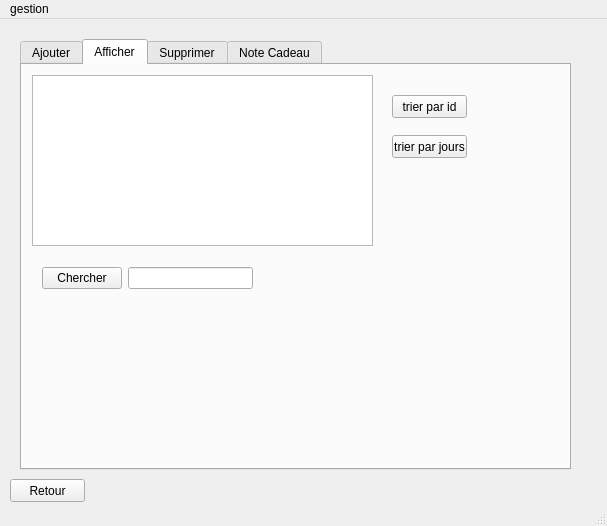
<?xml version="1.0" encoding="UTF-8"?>
<ui version="4.0">
 <class>CadeauWindow</class>
 <widget class="QMainWindow" name="CadeauWindow">
  <property name="geometry">
   <rect>
    <x>0</x>
    <y>0</y>
    <width>607</width>
    <height>526</height>
   </rect>
  </property>
  <property name="windowTitle">
   <string>Gestion Cadeau</string>
  </property>
  <widget class="QWidget" name="centralwidget">
   <widget class="QTabWidget" name="tabWidget">
    <property name="geometry">
     <rect>
      <x>20</x>
      <y>20</y>
      <width>551</width>
      <height>431</height>
     </rect>
    </property>
    <property name="currentIndex">
     <number>1</number>
    </property>
    <widget class="QWidget" name="tab">
     <attribute name="title">
      <string>Ajouter</string>
     </attribute>
     <widget class="QLabel" name="label">
      <property name="geometry">
       <rect>
        <x>20</x>
        <y>30</y>
        <width>181</width>
        <height>16</height>
       </rect>
      </property>
      <property name="styleSheet">
       <string notr="true">selection-color: rgb(255, 255, 255);</string>
      </property>
      <property name="text">
       <string>&lt;html&gt;&lt;head/&gt;&lt;body&gt;&lt;p&gt;&lt;span style=&quot; color:#0055ff;&quot;&gt;Identifiant&lt;/span&gt;&lt;/p&gt;&lt;/body&gt;&lt;/html&gt;</string>
      </property>
     </widget>
     <widget class="QLabel" name="label_2">
      <property name="geometry">
       <rect>
        <x>20</x>
        <y>70</y>
        <width>71</width>
        <height>16</height>
       </rect>
      </property>
      <property name="text">
       <string>&lt;html&gt;&lt;head/&gt;&lt;body&gt;&lt;p&gt;&lt;span style=&quot; color:#0000ff;&quot;&gt;Jour de mise &lt;/span&gt;&lt;/p&gt;&lt;/body&gt;&lt;/html&gt;</string>
      </property>
     </widget>
     <widget class="QLineEdit" name="lineEdit_id">
      <property name="geometry">
       <rect>
        <x>130</x>
        <y>30</y>
        <width>113</width>
        <height>20</height>
       </rect>
      </property>
     </widget>
     <widget class="QLineEdit" name="lineEdit_jours">
      <property name="geometry">
       <rect>
        <x>130</x>
        <y>70</y>
        <width>113</width>
        <height>20</height>
       </rect>
      </property>
     </widget>
     <widget class="QPushButton" name="ajouter">
      <property name="geometry">
       <rect>
        <x>130</x>
        <y>240</y>
        <width>111</width>
        <height>23</height>
       </rect>
      </property>
      <property name="text">
       <string>Ajouter</string>
      </property>
     </widget>
     <widget class="QLabel" name="label_6">
      <property name="geometry">
       <rect>
        <x>20</x>
        <y>110</y>
        <width>61</width>
        <height>20</height>
       </rect>
      </property>
      <property name="text">
       <string>&lt;html&gt;&lt;head/&gt;&lt;body&gt;&lt;p&gt;&lt;span style=&quot; color:#0000ff;&quot;&gt;Date limite&lt;/span&gt;&lt;/p&gt;&lt;/body&gt;&lt;/html&gt;</string>
      </property>
     </widget>
     <widget class="QDateEdit" name="lineEdit_date">
      <property name="geometry">
       <rect>
        <x>130</x>
        <y>110</y>
        <width>111</width>
        <height>22</height>
       </rect>
      </property>
     </widget>
     <widget class="QLabel" name="label_Cadeau">
      <property name="geometry">
       <rect>
        <x>0</x>
        <y>0</y>
        <width>301</width>
        <height>281</height>
       </rect>
      </property>
      <property name="text">
       <string/>
      </property>
     </widget>
     <widget class="QLabel" name="label_Cadeau2">
      <property name="geometry">
       <rect>
        <x>300</x>
        <y>0</y>
        <width>191</width>
        <height>271</height>
       </rect>
      </property>
      <property name="text">
       <string/>
      </property>
     </widget>
     <zorder>label_Cadeau2</zorder>
     <zorder>label_Cadeau</zorder>
     <zorder>label</zorder>
     <zorder>label_2</zorder>
     <zorder>lineEdit_id</zorder>
     <zorder>lineEdit_jours</zorder>
     <zorder>ajouter</zorder>
     <zorder>label_6</zorder>
     <zorder>lineEdit_date</zorder>
    </widget>
    <widget class="QWidget" name="tab_2">
     <attribute name="title">
      <string>Afficher</string>
     </attribute>
     <widget class="QTableView" name="tabCadeau">
      <property name="geometry">
       <rect>
        <x>10</x>
        <y>10</y>
        <width>341</width>
        <height>171</height>
       </rect>
      </property>
     </widget>
     <widget class="QWidget" name="layoutWidget">
      <property name="geometry">
       <rect>
        <x>20</x>
        <y>200</y>
        <width>211</width>
        <height>27</height>
       </rect>
      </property>
      <layout class="QHBoxLayout" name="horizontalLayout">
       <item>
        <layout class="QHBoxLayout" name="horizontalLayout_2">
         <item>
          <widget class="QPushButton" name="pushButton_chercherCadeau">
           <property name="text">
            <string>Chercher</string>
           </property>
          </widget>
         </item>
         <item>
          <widget class="QLineEdit" name="lineEdit_chercherCadeau"/>
         </item>
        </layout>
       </item>
      </layout>
     </widget>
     <widget class="QPushButton" name="pushButton_trierParId">
      <property name="geometry">
       <rect>
        <x>370</x>
        <y>30</y>
        <width>75</width>
        <height>23</height>
       </rect>
      </property>
      <property name="text">
       <string>trier par id</string>
      </property>
     </widget>
     <widget class="QPushButton" name="pushButton_trierParJours">
      <property name="geometry">
       <rect>
        <x>370</x>
        <y>70</y>
        <width>75</width>
        <height>23</height>
       </rect>
      </property>
      <property name="text">
       <string>trier par jours</string>
      </property>
     </widget>
    </widget>
    <widget class="QWidget" name="tab_3">
     <attribute name="title">
      <string>Supprimer</string>
     </attribute>
     <widget class="QLineEdit" name="lineEdit_id_2">
      <property name="geometry">
       <rect>
        <x>140</x>
        <y>30</y>
        <width>113</width>
        <height>20</height>
       </rect>
      </property>
     </widget>
     <widget class="QLabel" name="label_4">
      <property name="geometry">
       <rect>
        <x>20</x>
        <y>30</y>
        <width>61</width>
        <height>16</height>
       </rect>
      </property>
      <property name="text">
       <string>Identifiant</string>
      </property>
     </widget>
     <widget class="QPushButton" name="pb_supprimer">
      <property name="geometry">
       <rect>
        <x>240</x>
        <y>140</y>
        <width>75</width>
        <height>23</height>
       </rect>
      </property>
      <property name="text">
       <string>Supprimer</string>
      </property>
     </widget>
    </widget>
    <widget class="QWidget" name="tab_4">
     <attribute name="title">
      <string>Note Cadeau</string>
     </attribute>
     <widget class="QLabel" name="label_12">
      <property name="geometry">
       <rect>
        <x>300</x>
        <y>40</y>
        <width>184</width>
        <height>23</height>
       </rect>
      </property>
      <property name="text">
       <string>calculer la somme des note d'un menu:</string>
      </property>
     </widget>
     <widget class="QLabel" name="label_13">
      <property name="geometry">
       <rect>
        <x>370</x>
        <y>320</y>
        <width>201</width>
        <height>61</height>
       </rect>
      </property>
      <property name="text">
       <string/>
      </property>
     </widget>
     <widget class="QWidget" name="layoutWidget">
      <property name="geometry">
       <rect>
        <x>20</x>
        <y>30</y>
        <width>258</width>
        <height>223</height>
       </rect>
      </property>
      <layout class="QVBoxLayout" name="verticalLayout">
       <item>
        <widget class="QTableView" name="table_note"/>
       </item>
       <item>
        <widget class="QPushButton" name="pushButton_5">
         <property name="text">
          <string>Afficher </string>
         </property>
        </widget>
       </item>
      </layout>
     </widget>
     <widget class="QLabel" name="label_fleche">
      <property name="geometry">
       <rect>
        <x>310</x>
        <y>140</y>
        <width>201</width>
        <height>161</height>
       </rect>
      </property>
      <property name="text">
       <string/>
      </property>
     </widget>
     <widget class="QWidget" name="layoutWidget">
      <property name="geometry">
       <rect>
        <x>331</x>
        <y>70</y>
        <width>135</width>
        <height>51</height>
       </rect>
      </property>
      <layout class="QVBoxLayout" name="verticalLayout_2">
       <item>
        <widget class="QLineEdit" name="lineEdit"/>
       </item>
       <item>
        <widget class="QPushButton" name="pushButton_4">
         <property name="text">
          <string>Calculer</string>
         </property>
        </widget>
       </item>
      </layout>
     </widget>
    </widget>
   </widget>
   <widget class="QPushButton" name="Retour">
    <property name="geometry">
     <rect>
      <x>10</x>
      <y>460</y>
      <width>75</width>
      <height>23</height>
     </rect>
    </property>
    <property name="text">
     <string>Retour</string>
    </property>
   </widget>
  </widget>
  <widget class="QMenuBar" name="menubar">
   <property name="geometry">
    <rect>
     <x>0</x>
     <y>0</y>
     <width>607</width>
     <height>21</height>
    </rect>
   </property>
   <widget class="QMenu" name="Cadeaugestion">
    <property name="title">
     <string>gestion</string>
    </property>
   </widget>
   <addaction name="Cadeaugestion"/>
  </widget>
  <widget class="QStatusBar" name="statusbar"/>
 </widget>
 <tabstops>
  <tabstop>lineEdit_id</tabstop>
  <tabstop>pb_supprimer</tabstop>
  <tabstop>lineEdit_jours</tabstop>
  <tabstop>ajouter</tabstop>
  <tabstop>tabCadeau</tabstop>
  <tabstop>lineEdit_id_2</tabstop>
  <tabstop>tabWidget</tabstop>
  <tabstop>Retour</tabstop>
 </tabstops>
 <resources/>
 <connections/>
</ui>
